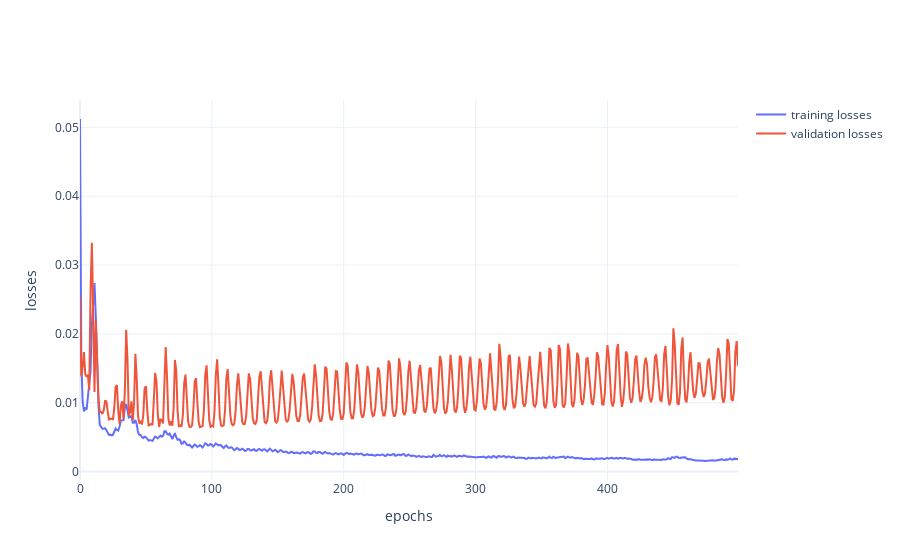

The notebook cell saved with this chart:
### Code cell
training_losses = opt.training_losses
validation_losses = opt.val_losses

p1 = go.Figure()
p1.add_trace(go.Scatter(y = training_losses, name = "training losses"))
p1.add_trace(go.Scatter(y = validation_losses, name = "validation losses"))
p1.update_layout(xaxis_title = "epochs", yaxis_title = "losses")

### Figure 1 — Plotly figure (JSON) as saved in the notebook; plotly's stock layout.template omitted (floating-point values rounded to 4 significant figures; data arrays with more than 128 entries replaced by an {"elided": "..."} marker saying what was removed)
{"data": [{"name": "training losses", "type": "scatter", "y": {"elided": "500 float values"}}, {"name": "validation losses", "type": "scatter", "y": {"elided": "500 float values"}}], "layout": {"xaxis": {"title": {"text": "epochs"}}, "yaxis": {"title": {"text": "losses"}}}}
